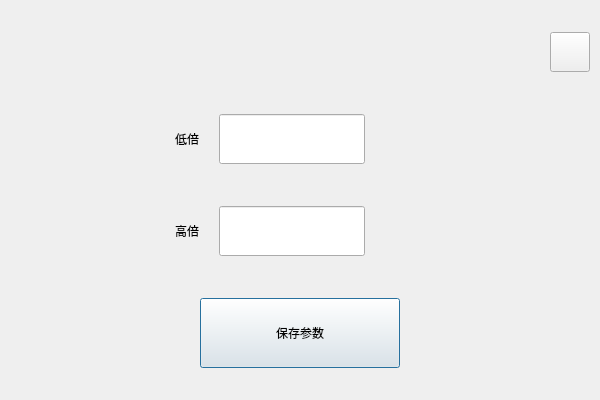
<?xml version="1.0" encoding="UTF-8"?>
<ui version="4.0">
 <class>WgtSetNetCameraClass</class>
 <widget class="QDialog" name="WgtSetNetCameraClass">
  <property name="geometry">
   <rect>
    <x>0</x>
    <y>0</y>
    <width>600</width>
    <height>400</height>
   </rect>
  </property>
  <property name="windowTitle">
   <string>WgtSetNetCamera</string>
  </property>
  <layout class="QGridLayout" name="gridLayout">
   <property name="leftMargin">
    <number>10</number>
   </property>
   <property name="topMargin">
    <number>10</number>
   </property>
   <property name="rightMargin">
    <number>10</number>
   </property>
   <property name="bottomMargin">
    <number>10</number>
   </property>
   <property name="spacing">
    <number>20</number>
   </property>
   <item row="0" column="4">
    <widget class="QToolButton" name="toolButtonDlgClose">
     <property name="minimumSize">
      <size>
       <width>40</width>
       <height>40</height>
      </size>
     </property>
     <property name="maximumSize">
      <size>
       <width>40</width>
       <height>40</height>
      </size>
     </property>
     <property name="text">
      <string/>
     </property>
     <property name="icon">
      <iconset theme="QIcon::ThemeIcon::ApplicationExit"/>
     </property>
     <property name="iconSize">
      <size>
       <width>30</width>
       <height>30</height>
      </size>
     </property>
    </widget>
   </item>
   <item row="1" column="0">
    <spacer name="horizontalSpacer">
     <property name="orientation">
      <enum>Qt::Orientation::Horizontal</enum>
     </property>
     <property name="sizeHint" stdset="0">
      <size>
       <width>40</width>
       <height>20</height>
      </size>
     </property>
    </spacer>
   </item>
   <item row="1" column="1">
    <widget class="QLabel" name="label">
     <property name="minimumSize">
      <size>
       <width>0</width>
       <height>50</height>
      </size>
     </property>
     <property name="text">
      <string>低倍</string>
     </property>
     <property name="alignment">
      <set>Qt::AlignmentFlag::AlignRight|Qt::AlignmentFlag::AlignTrailing|Qt::AlignmentFlag::AlignVCenter</set>
     </property>
    </widget>
   </item>
   <item row="1" column="2">
    <widget class="QLineEdit" name="lineEditLowZoom">
     <property name="minimumSize">
      <size>
       <width>0</width>
       <height>50</height>
      </size>
     </property>
     <property name="sizeIncrement">
      <size>
       <width>0</width>
       <height>0</height>
      </size>
     </property>
     <property name="inputMask">
      <string/>
     </property>
     <property name="maxLength">
      <number>32767</number>
     </property>
     <property name="alignment">
      <set>Qt::AlignmentFlag::AlignCenter</set>
     </property>
    </widget>
   </item>
   <item row="1" column="3">
    <spacer name="horizontalSpacer_4">
     <property name="orientation">
      <enum>Qt::Orientation::Horizontal</enum>
     </property>
     <property name="sizeHint" stdset="0">
      <size>
       <width>40</width>
       <height>20</height>
      </size>
     </property>
    </spacer>
   </item>
   <item row="2" column="1">
    <widget class="QLabel" name="label_2">
     <property name="minimumSize">
      <size>
       <width>0</width>
       <height>50</height>
      </size>
     </property>
     <property name="text">
      <string>高倍</string>
     </property>
     <property name="alignment">
      <set>Qt::AlignmentFlag::AlignRight|Qt::AlignmentFlag::AlignTrailing|Qt::AlignmentFlag::AlignVCenter</set>
     </property>
    </widget>
   </item>
   <item row="2" column="2">
    <widget class="QLineEdit" name="lineEditHighZoom">
     <property name="minimumSize">
      <size>
       <width>0</width>
       <height>50</height>
      </size>
     </property>
     <property name="sizeIncrement">
      <size>
       <width>0</width>
       <height>0</height>
      </size>
     </property>
     <property name="inputMask">
      <string/>
     </property>
     <property name="maxLength">
      <number>32767</number>
     </property>
     <property name="alignment">
      <set>Qt::AlignmentFlag::AlignCenter</set>
     </property>
    </widget>
   </item>
   <item row="3" column="0" colspan="5">
    <layout class="QHBoxLayout" name="horizontalLayout">
     <item>
      <spacer name="horizontalSpacer_2">
       <property name="orientation">
        <enum>Qt::Orientation::Horizontal</enum>
       </property>
       <property name="sizeHint" stdset="0">
        <size>
         <width>40</width>
         <height>20</height>
        </size>
       </property>
      </spacer>
     </item>
     <item>
      <widget class="QPushButton" name="pushButtonYes">
       <property name="minimumSize">
        <size>
         <width>200</width>
         <height>70</height>
        </size>
       </property>
       <property name="maximumSize">
        <size>
         <width>200</width>
         <height>70</height>
        </size>
       </property>
       <property name="text">
        <string>保存参数</string>
       </property>
      </widget>
     </item>
     <item>
      <spacer name="horizontalSpacer_5">
       <property name="orientation">
        <enum>Qt::Orientation::Horizontal</enum>
       </property>
       <property name="sizeHint" stdset="0">
        <size>
         <width>40</width>
         <height>20</height>
        </size>
       </property>
      </spacer>
     </item>
    </layout>
   </item>
   <item row="0" column="0" colspan="4">
    <spacer name="horizontalSpacer_3">
     <property name="orientation">
      <enum>Qt::Orientation::Horizontal</enum>
     </property>
     <property name="sizeHint" stdset="0">
      <size>
       <width>40</width>
       <height>20</height>
      </size>
     </property>
    </spacer>
   </item>
  </layout>
 </widget>
 <layoutdefault spacing="6" margin="11"/>
 <resources/>
 <connections>
  <connection>
   <sender>toolButtonDlgClose</sender>
   <signal>clicked()</signal>
   <receiver>WgtSetNetCameraClass</receiver>
   <slot>close()</slot>
   <hints>
    <hint type="sourcelabel">
     <x>557</x>
     <y>66</y>
    </hint>
    <hint type="destinationlabel">
     <x>502</x>
     <y>15</y>
    </hint>
   </hints>
  </connection>
 </connections>
</ui>
